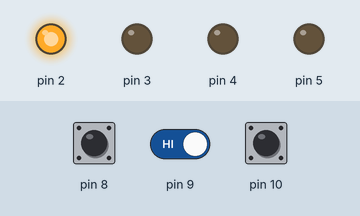
This sketch was run on a simulated Arduino Uno, built with avr-gcc and run on an emulated ATmega328P. Parts: output pins drawn as LEDs (lit = HIGH). Inputs (shaded band) come from the test bench; at power-on: pin 8 HIGH, pin 9 HIGH, pin 10 HIGH. Random numbers use the default seed unless the sketch sets one.

Above: at 2.4 s.
2.5 s: pin 8 pulled LOW for 0.15 s
At 3.4 s:
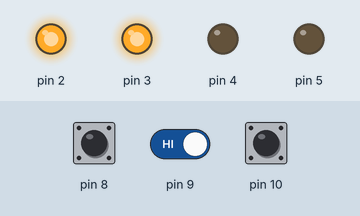
4.1 s: pin 8 driven LOW and pin 9 driven LOW
At 4.7 s:
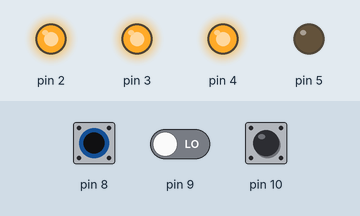
Timing chart, 0 to 7.1 s (numbered marks = the images above; inputs shaded):
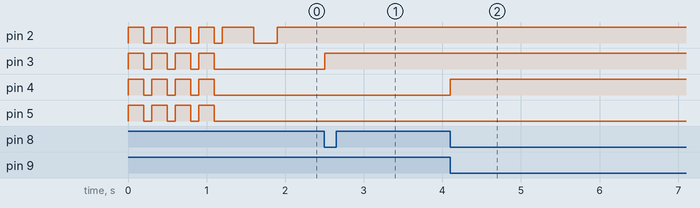

Measured:
- after the input at 2.5 s, pin 3: LOW → HIGH at once
- after the input at 4.1 s, pin 4: LOW → HIGH at once

The sketch:

genius-game.ino
```cpp
#include "LedOutput.h"
#include "ButtonInput.h"
#include "GeniusGame.h"

LedOutput ledOutput(4, 2);
ButtonInput btnInput(&ledOutput, 4, 8);
GeniusGame game(&btnInput, &ledOutput, 4);

void setup() {
  ledOutput.initialize();
  btnInput.initialize();
  game.start();
}

void loop() {
  game.process();
  delay(100);
}
```

ButtonInput.h
```cpp
#ifndef ButtonInput_h
#define ButtonInput_h


class ButtonInput{
  private:
    short qnt;
    short basePin;

    short lastIn = -1;
    LedOutput *ledOutput;

  public:
    ButtonInput(LedOutput *out, short q, short p){
      qnt = q;
      basePin = p;
      ledOutput = out;
    }

    void initialize(){
      for (int i=0; i<qnt; i++) {
        pinMode(basePin + i, INPUT);
        digitalWrite(basePin + i, HIGH);
      }
    }

    short read(){
      short in = readPushedBtn();
      if (in >= 0){
        lastIn = in;
        ledOutput->turnLedOn(in);
      } else if (lastIn >= 0){
        ledOutput->turnAllLedsOff();
        in = lastIn;
        lastIn = -1;
        return in;
      }
      return -1;
    }

    short readPushedBtn(){
      for (int i=0; i<qnt; i++) if(digitalRead(basePin + i)==HIGH) return i;
      return -1;
    }
};

#endif
```

GeniusGame.h
```cpp
#define START_MODE 0
#define REPLAY_MODE 1
#define PLAY_MODE 2

#ifndef GeniusGame_h
#define GeniusGame_h

class GeniusGame{
  private:
    ButtonInput *input;
    LedOutput *ledOutput;

    short qnt = 0;

    short gameOrder[100];
    short gamePos = -1;
    short playPos = -1;

    short currentMode = START_MODE;

  public:
    GeniusGame(ButtonInput *in, LedOutput *out, short q){
      input = in;
      ledOutput = out;
      qnt = q;
    }

    void start(){
      randomSeed(analogRead(0));
      gamePos = -1;
      playPos = -1;
      for(int i=0; i<qnt; i++){
        ledOutput->blinkAll();
        delay(100);
      }
      currentMode = REPLAY_MODE;
    }

    void replay(){
      gamePos++;
      gameOrder[gamePos] = random(qnt);
      for (int i=0; i<=gamePos; i++){
        ledOutput->blinkLed(gameOrder[i]);
        delay(200);
      }
      currentMode = PLAY_MODE;
    }

    void finish(){
      for(int i=0; i<5; i++){
        ledOutput->blinkAll();
        delay(50);
      }
    }

    void validateInput(short in){
      playPos++;
      if (in == gameOrder[playPos]){
        if (playPos == gamePos){
          playPos = -1;
          currentMode=REPLAY_MODE;
        } else {
          currentMode=PLAY_MODE;
        }
      } else {
        finish();
        start();
      }
    }

    void process(){
       if (currentMode==REPLAY_MODE){
        replay();
      } else {
        int in = input->read();
        if (in >= 0){
          validateInput(in);
        }
      }
    }

};

#endif
```

LedOutput.h
```cpp
#ifndef LedOutput_h
#define LedOutput_h

class LedOutput{
  private:
    short qnt;
    short basePin;

  public:
    LedOutput(short q, short p){
      qnt = q;
      basePin = p;
    }

    void initialize(){
      for (int i=0; i<qnt; i++) pinMode(basePin + i, OUTPUT);
    }

    void turnLedOn(short i){
      digitalWrite(basePin + i, HIGH);
    }

    void turnLedOff(short i){
      digitalWrite(basePin + i, LOW);
    }

    void turnOnlyLedOn(short i){
      turnAllLedsOff();
      turnLedOn(i);
    }
    void turnAllLedsOn(){
      for (int i=0; i<qnt; i++) turnLedOn(i);
    }

    void turnAllLedsOff(){
      for (int i=0; i<qnt; i++) turnLedOff(i);
    }

    void blinkAll(){
      turnAllLedsOn();
      delay(200);
      turnAllLedsOff();
    }

    void blinkLed(short led){
      turnOnlyLedOn(led);
      delay(400);
      turnAllLedsOff();
    }
};

#endif
```
